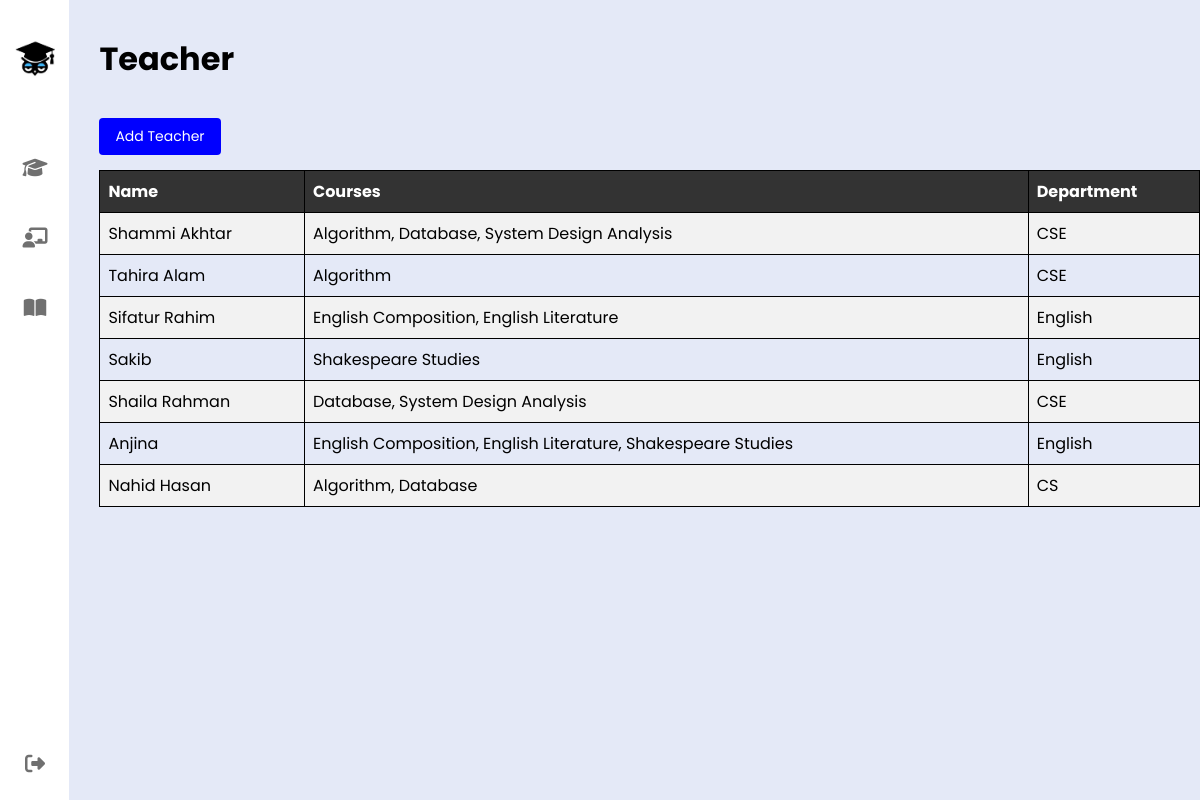
Screenshot of /teacher with the database file from the repository.
### OnlineApp/models.py (models this page shows, shortened)
class Teacher(models.Model):
    id = models.AutoField(primary_key=True)
    name = models.CharField(max_length=100)
    department = models.ForeignKey(Department, on_delete=models.CASCADE)
    courses = models.ManyToManyField(Course)

class Course(models.Model):
    id = models.AutoField(primary_key=True)
    title = models.CharField(max_length=100, unique=True)
    credits = models.FloatField()
    department = models.ForeignKey(Department, on_delete=models.CASCADE)
    def __str__(self):
        return self.title

class Department(models.Model):
    id = models.AutoField(primary_key=True)
    dept_name = models.CharField(max_length=100, unique=True)
    def __str__(self):
        return self.dept_name

### OnlineApp/views.py (the view)
# urls.py: path('teacher', views.Teachers, name= 'teacher'),
def Teachers(request):
    if request.method == 'POST':
        form = TeacherForm(request.POST)
        if form.is_valid():
            form.save()
            return redirect('teacher')
    else:
        form = TeacherForm()
    teachers = Teacher.objects.all()
    context = {'teacher': teachers, 'form': form}
    return render(request, 'OnlineApp/teacher.html', context)

### OnlineApp/Templates/OnlineApp/teacher.html (shortened to what this page needs)
{% load static %}
<!DOCTYPE html>
<html lang="en">
<head>
    <link rel="stylesheet" href="https://cdnjs.cloudflare.com/ajax/libs/font-awesome/6.4.2/css/all.min.css">
    <link href='https://unpkg.com/boxicons@2.1.4/css/boxicons.min.css' rel='stylesheet'>
    <link rel="stylesheet" href="{% static 'css/teacher.css' %}">
</head>
<body>
    <div class="container">
        <nav>
            <ul>
                <li>
                    <a href="#" class="logo">
                        <img src="{% static 'image/owl.jpg' %}">
                        <span class="nav-item">Online School <br> Management</span>
                    </a>
                </li>
                <li>
                </li>
                <li>
                    <a href="{% url 'student' %}" class="item">
                        <i class="fa-solid fa-graduation-cap icon"></i>
                    </a>
                </li>
                <li>
                    <a href="{% url 'teacher' %}" class="item">
                        <i class="fa-solid fa-chalkboard-user icon"></i>
                    </a>
                </li>
                <li>
                    <a href="{% url 'course' %}" class="item">
                        <i class="fa-solid fa-book-open icon"></i>
                    </a>
                </li>
                <li>
                    <a href="{% url 'admin-login' %}" class="logout">
                        <i class="fa-solid fa-right-from-bracket icon"></i>
                    </a>
                </li>
            </ul>
        </nav>
        <div class="table">
            <h1 class="head">Teacher</h1>
            <div class="add"><button onclick="displayOverlay()">Add Teacher</button></div>
            <table style="width:100%">
                <tr>
                    <th>Name</th>
                    <th>Courses</th>
                    <th>Department</th>
                </tr>
                {% for item in teacher %}
                <tr>
                    <td>{{ item.name }}</td>
                    <td>
                        {% for course in item.courses.all %}
                        {{ course.title }}{% if not forloop.last %}, {% endif %}
                        {% endfor %}
                    </td>
                    <td>{{ item.department }}</td>
                </tr>
                {% endfor %}
            </table>
        </div>
    </div>
</body>
</html>

### OnlineApp/Static/css/teacher.css (style rules this page uses)
* { margin: 0; padding: 0; outline: none; border: none; text-decoration: none; box-sizing: border-box; font-family: "Poppins", sans-serif; }
body { background: #E4E9F7; }
nav { position: sticky; top: 0; bottom: 0; height: 100vh; left: 0; width: 70px; background: #fff; overflow: hidden; transition: 0.5s; }
.logo { text-align: center; display: flex; margin: 15px 0 0 15px; padding-bottom: 30px; align-items: end; }
.logo img { width: 40px; height: 40px; border-radius: 6px; }
.logo span { font-weight: bold; padding-left: 15px; font-size: 18px; text-transform: uppercase; }
a { position: relative; width: 280px; font-size: 14px; color: #707070; display: table; padding: 10px 0 20px 0; }
nav .fa-solid { position: relative; width: 70px; height: 40px; top: 14px; font-size: 20px; text-align: center; }
.nav-item { position: relative; top: 12px; margin-left: 0; font-size: 15px; }
.logout { position: absolute; bottom: 0; }
.container { display: flex; }
.table { margin-top: 35px; padding-left: 30px; width: 95%; }
table { margin-top: 15px; width: 100%; border-collapse: collapse; }
.add { margin-top: 35px; }
.add button { padding: 8px 16px; background-color: blue; color: white; border: none; border-radius: 4px; cursor: pointer; font-size: 14px; }
th, td { padding: 8px; text-align: left; }
th { background-color: #333; color: white; }
tr:nth-child(even) { background-color: #f2f2f2; }

### OnlineApp/Templates/OnlineApp/teacher.html (style rules this page uses)
table, th, td { border: 1px solid black; }

### rows the page displays
Teacher: name "Shammi Akhtar", department "CSE"
Course: title "Algorithm"
Course: title "Database"
Course: title "System Design Analysis"
Teacher: name "Tahira Alam", department "CSE"
Teacher: name "Sifatur Rahim", department "English"
Course: title "English Composition"
Course: title "English Literature"
Teacher: name "Sakib", department "English"
Course: title "Shakespeare Studies"
Teacher: name "Shaila Rahman", department "CSE"
Teacher: name "Anjina", department "English"
Teacher: name "Nahid Hasan", department "CS"
